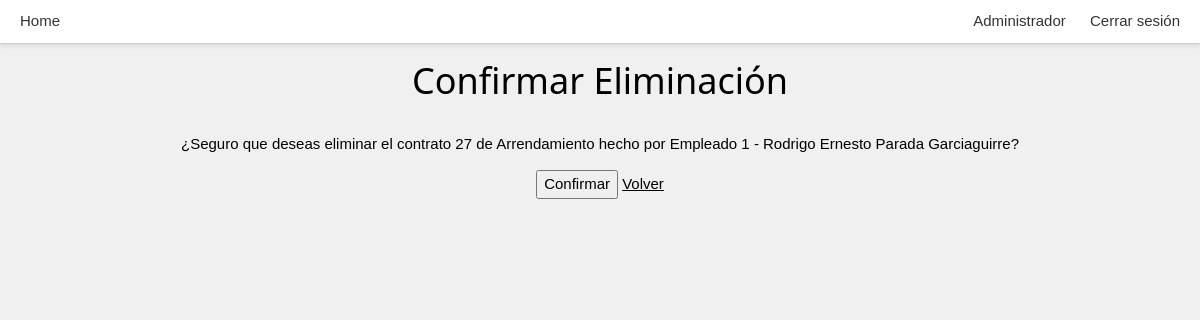
The app's page /contratos/41/eliminar/ (signed in) with its own data.
### GestionContratos/models.py (models this page shows, shortened)
class ContratoArrendamiento(models.Model):
    contrato = models.OneToOneField(Contrato, on_delete=models.CASCADE, related_name='contratoArrendamientoDetalle') # contrato del que deriva
    contratante = models.ForeignKey('Sistema.Empresa', on_delete=models.CASCADE, related_name='contratosArrendamiento')
    reserva = models.ForeignKey('Sistema.Local', on_delete=models.PROTECT, related_name='contratosArrendamiento')
    tipo = models.CharField(max_length=20, default=TipoContrato.ARRENDAMIENTO.value, editable=False)

class Contrato(models.Model):
    contratoId = models.AutoField(primary_key=True) # ID del contrato
    fechaInicio = models.DateField() # Fecha de inicio
    fechaFin = models.DateField(null=True)
    aprobado = models.BooleanField()
    contenido = models.TextField()
    contratador = models.ForeignKey('Sistema.Empleado', on_delete=models.PROTECT, related_name='contratacionesEmpleado', blank=True) # Referencia al empleado que elabora el contrato
    archivo = models.URLField(null=True, blank=True)

### Sistema/models.py (models this page shows, shortened)
class Empleado(models.Model):
    empleadoId = models.AutoField(primary_key=True)  # Campo de identificación independiente para Empleado
    user = models.ForeignKey(User, on_delete=models.CASCADE, blank=True, null=True)
    persona = models.OneToOneField(Persona, on_delete=models.CASCADE)
    profesion = models.CharField(max_length=100)
    domicilio = models.ForeignKey('Domicilio', on_delete=models.CASCADE)
    informacionAdicional = models.TextField(blank=True, null=True)
    def __str__(self):
        return f"Empleado {self.empleadoId} - {self.persona.nombre} {self.persona.apellido}"

class Persona(models.Model):
    personaId = models.AutoField(primary_key=True)
    apellido = models.CharField(max_length=100)
    nombre = models.CharField(max_length=100)
    dui = models.CharField(max_length=10, null=True, blank=True)

### GestionCentroComercial/utils.py (the view)
    def wrapper(request, *args, **kwargs):
        if checkAdmin(request):
            return view_func(request, *args, **kwargs)
        else:
            referer = request.META.get('HTTP_REFERER', reverse('home'))
            return redirect(referer)

### GestionCentroComercial/utils.py (called while the page is built)
def checkAdmin(request):
    return request.user.groups.filter(name="Administrador").exists()

def requiereLogin(view_func):
    def wrapper(request, *args, **kwargs):
        if request.user.is_authenticated:
            return view_func(request, *args, **kwargs)
        else:
            return redirect(reverse('login'))
    return wrapper

def requiereAdmin(view_func):
    def wrapper(request, *args, **kwargs):
        if checkAdmin(request):
            return view_func(request, *args, **kwargs)
        else:
            referer = request.META.get('HTTP_REFERER', reverse('home'))
            return redirect(referer)
    return wrapper

### GestionContratos/utils.py (called while the page is built)
def contratoTipoDesdeContratoBase(contratoBase):
    tipoPersonal = None
    tipoServicio = None
    tipoArrendamiento = None
    try:
        tipoPersonal = ContratoEmpleado.objects.get(contrato=contratoBase)
    except ContratoEmpleado.DoesNotExist:
        pass
    try:
        tipoServicio = ContratoEmpresa.objects.get(contrato=contratoBase)
    except ContratoEmpresa.DoesNotExist:
        pass
    try:
        tipoArrendamiento = ContratoArrendamiento.objects.get(contrato=contratoBase)
    except ContratoArrendamiento.DoesNotExist:
        pass
    contratoEspecifico = None
    if tipoArrendamiento:
        contratoEspecifico = tipoArrendamiento
    elif tipoServicio:
        contratoEspecifico = tipoServicio
    elif tipoPersonal:
        contratoEspecifico = tipoPersonal
    else:
        raise Exception("Tipo no definido")
    return contratoEspecifico

### GestionContratos/views.py (called while the page is built, shortened)
@requiereLogin
@requiereAdmin
def eliminarContrato(request, contratoId):
    try:
        contratoBase = Contrato.objects.get(contratoId=contratoId)
        contrato = contratoTipoDesdeContratoBase(contratoBase)
    except:
        return redirect('contratos')
    exito = False
    if request.method == "GET":
        return render(request, 'confirmarEliminacion.html', {'objeto': contrato, 'esAdministrador': True})

### GestionContratos/templates/confirmarEliminacion.html (shortened to what this page needs)
{% extends 'base.html' %}
{% block content %}
<h1>Confirmar Eliminación</h1>
{% if mensajeExito %}
<p>Éxito al Borrar</p>
{% else %}
<p>¿Seguro que deseas eliminar el contrato {{ objeto.id }} de {{ objeto.tipo }} hecho por {{ objeto.contrato.contratador}}?</p>
{% endif %}
<form method="post">
    {% if not mensajeExito %}
    <button type="submit">Confirmar</button>
    {% endif %}
    <a href="{% url 'contratos' %}">Volver</a>
</form>
{% endblock %}

### GestionContratos/static/css/stilo.css (style rules this page uses)
body { font-family: Arial, sans-serif; margin: 0; padding: 0; display: flex; flex-direction: column; align-items: center; background-color: #f0f0f0; }

### GestionContratos/static/css/w3.css (style rules this page uses)
html { box-sizing:border-box }
*,*:before,*:after { box-sizing:inherit }
html { -ms-text-size-adjust:100%;-webkit-text-size-adjust:100% }
body { margin:0 }
a { background-color:transparent }
button,input,select,textarea,optgroup { font:inherit;margin:0 }
button,input { overflow:visible }
button,select { text-transform:none }
button,[type=button],[type=reset],[type=submit] { -webkit-appearance:button }
html,body { font-family:Verdana,sans-serif;font-size:15px;line-height:1.5 }
html { overflow-x:hidden }
h1 { font-size:36px }
h1,h2,h3,h4,h5,h6 { font-family:"Segoe UI",Arial,sans-serif;font-weight:400;margin:10px 0 }
a { color:inherit }
,.w3-round-medium { border-radius:4px }

### records on screen
ContratoArrendamiento: id "27", tipo "Arrendamiento", contrato.contratador "Empleado 1 - Rodrigo Ernesto Parada Garciaguirre"
